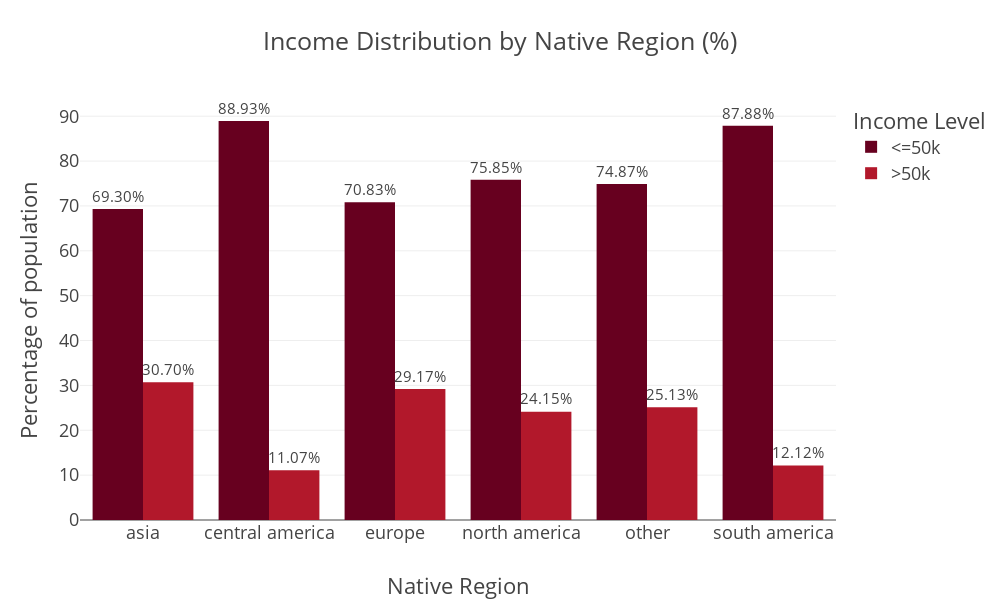

Notebook code for this chart:
### Code cell
fig = px.bar(
    adult_df_income_reg,
    x = 'native_region',
    y = 'percentage',
    color = 'income',
    title = 'Income Distribution by Native Region (%)',
    barmode = 'group', 
    height = 600,
    width=1000,
    color_discrete_sequence=px.colors.sequential.RdBu,
    text= 'percentage'
)
fig.update_traces(texttemplate='%{text:.2f}%', textposition='outside')
fig.update_layout(template="presentation", xaxis_title='Native Region', yaxis_title='Percentage of population', legend_title=dict(text='Income Level'),
                  xaxis_title_standoff=50, paper_bgcolor = "rgba(0, 0, 0, 0)", plot_bgcolor = "rgba(0, 0, 0, 0)")
fig.write_image(os.path.join(results_dir, 'income_distribution_by_nativeregion_bar_plot.jpg'))
fig.write_image(os.path.join(results_dir, 'income_distribution_by_nativeregion_bar_plot.png'))
fig.write_html(os.path.join(results_dir, 'income_distribution_by_nativeregion_bar_plot.html'))
fig.show()

### Figure 1 — Plotly figure (JSON) as saved in the notebook; plotly's stock layout.template omitted (floating-point values rounded to 4 significant figures)
{"data": [{"alignmentgroup": "True", "hovertemplate": "income=<=50k<br>native_region=%{x}<br>percentage=%{text}<extra></extra>", "legendgroup": "<=50k", "marker": {"color": "rgb(103,0,31)", "pattern": {"shape": ""}}, "name": "<=50k", "offsetgroup": "<=50k", "orientation": "v", "showlegend": true, "text": [69.3, 88.93, 70.83, 75.85, 74.87, 87.88], "textposition": "outside", "texttemplate": "%{text:.2f}%", "type": "bar", "x": ["asia", "central america", "europe", "north america", "other", "south america"], "xaxis": "x", "y": [69.3, 88.93, 70.83, 75.85, 74.87, 87.88], "yaxis": "y"}, {"alignmentgroup": "True", "hovertemplate": "income=>50k<br>native_region=%{x}<br>percentage=%{text}<extra></extra>", "legendgroup": ">50k", "marker": {"color": "rgb(178,24,43)", "pattern": {"shape": ""}}, "name": ">50k", "offsetgroup": ">50k", "orientation": "v", "showlegend": true, "text": [30.7, 11.07, 29.17, 24.15, 25.13, 12.12], "textposition": "outside", "texttemplate": "%{text:.2f}%", "type": "bar", "x": ["asia", "central america", "europe", "north america", "other", "south america"], "xaxis": "x", "y": [30.7, 11.07, 29.17, 24.15, 25.13, 12.12], "yaxis": "y"}], "layout": {"barmode": "group", "height": 600, "legend": {"title": {"text": "Income Level"}, "tracegroupgap": 0}, "paper_bgcolor": "rgba(0, 0, 0, 0)", "plot_bgcolor": "rgba(0, 0, 0, 0)", "title": {"text": "Income Distribution by Native Region (%)"}, "width": 1000, "xaxis": {"anchor": "y", "autorange": true, "domain": [0, 1], "range": [-0.5, 5.5], "title": {"standoff": 50, "text": "Native Region"}, "type": "category"}, "yaxis": {"anchor": "x", "autorange": true, "domain": [0, 1], "range": [0, 93.61], "title": {"text": "Percentage of population"}, "type": "linear"}}}
